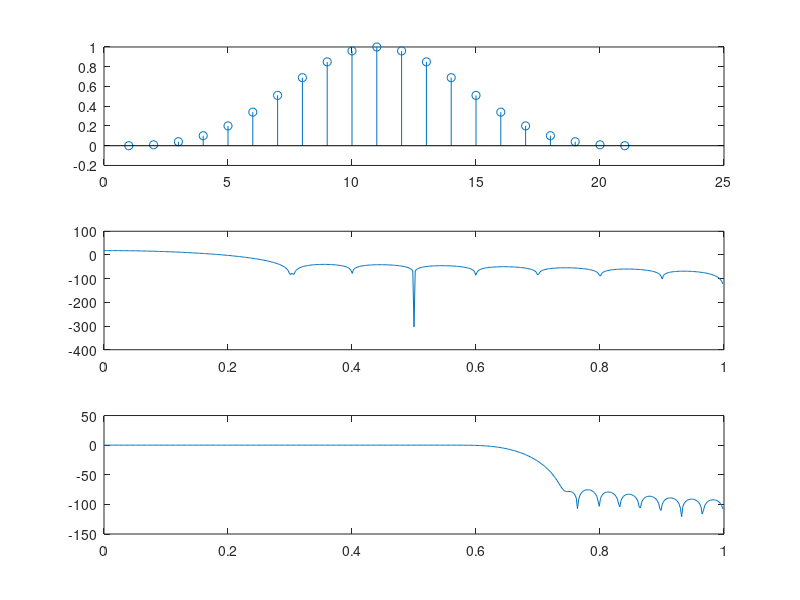

Reproduce this figure in MATLAB.
M = 21;
bm = blackman(M);
subplot(3, 1, 1);
stem(bm);
[H, W] = freqz(bm);
subplot(3, 1, 2);
plot(W / pi, 20 * log10(abs(H)));
M = 61;
wc = 0.65;
bm = blackman(M+1);
h = fir1(M, wc, 'low', bm);
[H, W] = freqz(h);
subplot(3, 1, 3);
plot(W / pi, 20 * log10(abs(H)));
load speech2.mat;
filt_speech2 = filter(h, 1, speech2);
sound(filt_speech2);